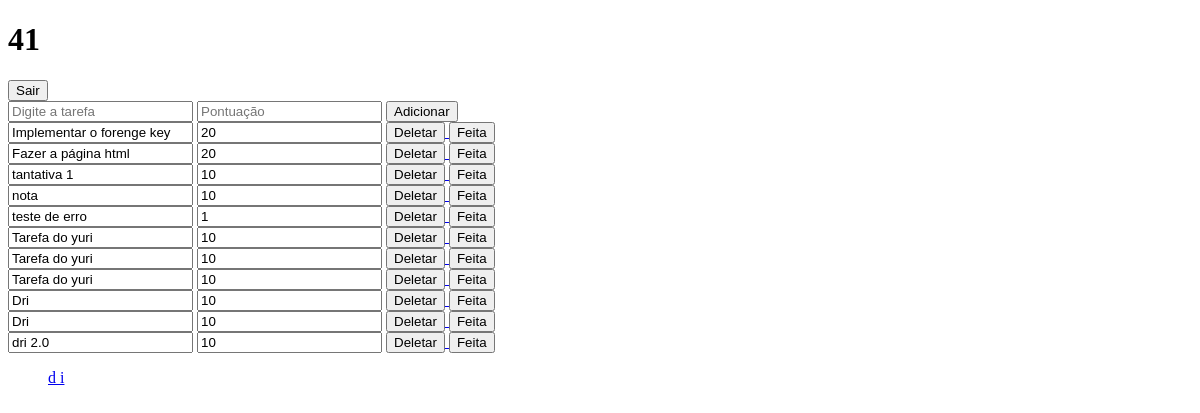
Before: / (signed in) with the older database file.
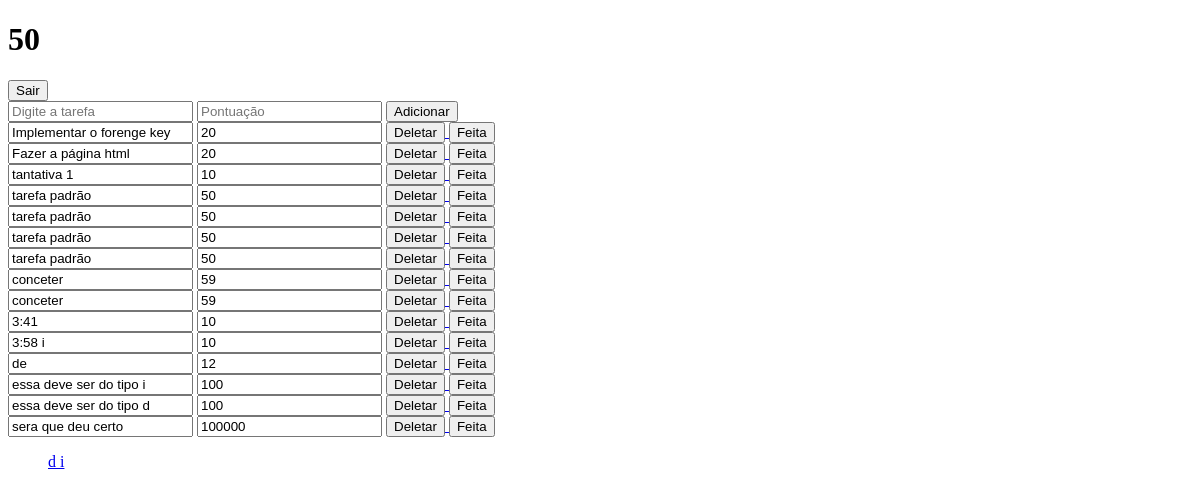
After: the same page with the newer database file.
### points_of_change_2/models.py (models this page shows, shortened)
class Tarefa(models.Model):
    author = models.ForeignKey("auth.User", on_delete=models.CASCADE,  default=1)
    tarefa = models.TextField(verbose_name='Descrição da tarefa')
    pontos = models.PositiveIntegerField(verbose_name='Pontuação')
    estado = models.BooleanField(
        default=False,
        verbose_name='Estado'
    )
    tipo = models.CharField(max_length=20, default="i")
    data = models.DateTimeField(auto_now_add=True)

### points_of_change_2/views.py (the view)
# urls.py: path('', views.index, name='index'),
@login_required
def index(request):
    all_notes = Tarefa.objects.filter(author=request.user.id).order_by("data")
    if request.method == 'POST':
        author = request.user
        tarefa = request.POST.get('tarefa')
        pontos = request.POST.get('pontos')
        task = Tarefa(tarefa = tarefa, pontos = pontos, author = author)
        task.save()
    lista = []
    pnts_tot =  0
    for tarefa in all_notes:
        if tarefa.estado == 1:
            pnts_tot += tarefa.pontos
        if tarefa.tipo not in lista:
            lista.append(tarefa.tipo)
    return render(request, 'paginas/index.html', {"tarefas": all_notes, 'pontos': pnts_tot, 'lista': lista})

### points_of_change_2/templates/paginas/index.html (shortened to what this page needs)
<!DOCTYPE html>
<html lang="pt-BR">
<head>
</head>
<body>
  <h1>{{pontos}}</h1>
    <form action="{% url 'logout' %}" method="post">
    <button type="submit">Sair</button>
    </form>
    <form method="post" action="/">
    <input type="text" id="taskInput" placeholder="Digite a tarefa" name="tarefa"/>
    <input type="number" id="scoreInput" placeholder="Pontuação" min="0" name="pontos"/>
    <button id="addButton">Adicionar</button>
    </form>
    {% for tarefa in tarefas %}
        <div>
        <input
          value="{{ tarefa.tarefa }}"
          required
        />
        <input
          value="{{ tarefa.pontos }}"
          required
        />
        <a href="anotacoes/{{tarefa.id}}/apagar">  <button> Deletar</button>  </a>
        <a href="anotacoes/{{tarefa.id}}/estado"> <button> Feita </button> </a>
        </div>
      {% endfor %}
      <ul>
      <form method="get" action="/">
      {% for tipo in lista%}
      <a href="tipo/{{tipo}}">  {{tipo}}  </a>
      {% endfor %}
      </form>
      </ul>
</body>
</html>

Changed rows visible on the page:
removed Tarefa: tarefa "nota", pontos "10"
removed Tarefa: tarefa "teste de erro", pontos "1"
removed Tarefa: tarefa "Tarefa do yuri", pontos "10"
removed Tarefa: tarefa "Tarefa do yuri", pontos "10"
removed Tarefa: tarefa "Tarefa do yuri", pontos "10"
removed Tarefa: tarefa "Dri", pontos "10"
removed Tarefa: tarefa "Dri", pontos "10"
removed Tarefa: tarefa "dri 2.0", pontos "10"
added Tarefa: tarefa "tarefa padrão", pontos "50"
added Tarefa: tarefa "tarefa padrão", pontos "50"
added Tarefa: tarefa "tarefa padrão", pontos "50"
added Tarefa: tarefa "tarefa padrão", pontos "50"
added Tarefa: tarefa "conceter", pontos "59"
added Tarefa: tarefa "conceter", pontos "59"
added Tarefa: tarefa "3:41", pontos "10"
added Tarefa: tarefa "3:58 i", pontos "10"
added Tarefa: tarefa "de", pontos "12"
added Tarefa: tarefa "essa deve ser do tipo i", pontos "100"
added Tarefa: tarefa "essa deve ser do tipo d", pontos "100"
added Tarefa: tarefa "sera que deu certo", pontos "100000"
Other visible differences:
{{ pontos }}: "41" → "50"
